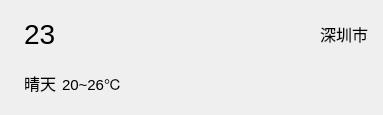
     <widget class="QWidget" name="widget02" native="true">
      <layout class="QHBoxLayout" name="horizontalLayout_5" stretch="0,0">
       <item>
        <widget class="QLabel" name="labelWeathericon">
         <property name="maximumSize">
          <size>
           <width>90</width>
           <height>90</height>
          </size>
         </property>
         <property name="text">
          <string/>
         </property>
         <property name="pixmap">
          <pixmap resource="res.qrc">:/res/sun.png</pixmap>
         </property>
         <property name="scaledContents">
          <bool>true</bool>
         </property>
        </widget>
       </item>
       <item>
        <layout class="QGridLayout" name="gridLayout_2">
         <item row="0" column="0">
          <widget class="QLabel" name="labelt">
           <property name="font">
            <font>
             <pointsize>21</pointsize>
            </font>
           </property>
           <property name="text">
            <string>23</string>
           </property>
          </widget>
         </item>
         <item row="0" column="2">
          <widget class="QLabel" name="labelcity">
           <property name="minimumSize">
            <size>
             <width>52</width>
             <height>45</height>
            </size>
           </property>
           <property name="font">
            <font>
             <pointsize>12</pointsize>
            </font>
           </property>
           <property name="text">
            <string>深圳市</string>
           </property>
          </widget>
         </item>
         <item row="1" column="0">
          <widget class="QLabel" name="labeltype">
           <property name="font">
            <font>
             <pointsize>12</pointsize>
            </font>
           </property>
           <property name="text">
            <string>晴天</string>
           </property>
          </widget>
         </item>
         <item row="1" column="1">
          <widget class="QLabel" name="labelrange">
           <property name="minimumSize">
            <size>
             <width>252</width>
             <height>42</height>
            </size>
           </property>
           <property name="font">
            <font>
             <pointsize>11</pointsize>
            </font>
           </property>
           <property name="text">
            <string>20~26℃</string>
           </property>
          </widget>
         </item>
         <item row="1" column="2">
          <spacer name="horizontalSpacer">
           <property name="orientation">
            <enum>Qt::Orientation::Horizontal</enum>
           </property>
           <property name="sizeHint" stdset="0">
            <size>
             <width>40</width>
             <height>20</height>
            </size>
           </property>
          </spacer>
         </item>
         <item row="0" column="1">
          <spacer name="horizontalSpacer_2">
           <property name="orientation">
            <enum>Qt::Orientation::Horizontal</enum>
           </property>
           <property name="sizeHint" stdset="0">
            <size>
             <width>250</width>
             <height>20</height>
            </size>
           </property>
          </spacer>
         </item>
        </layout>
       </item>
      </layout>
     </widget>
